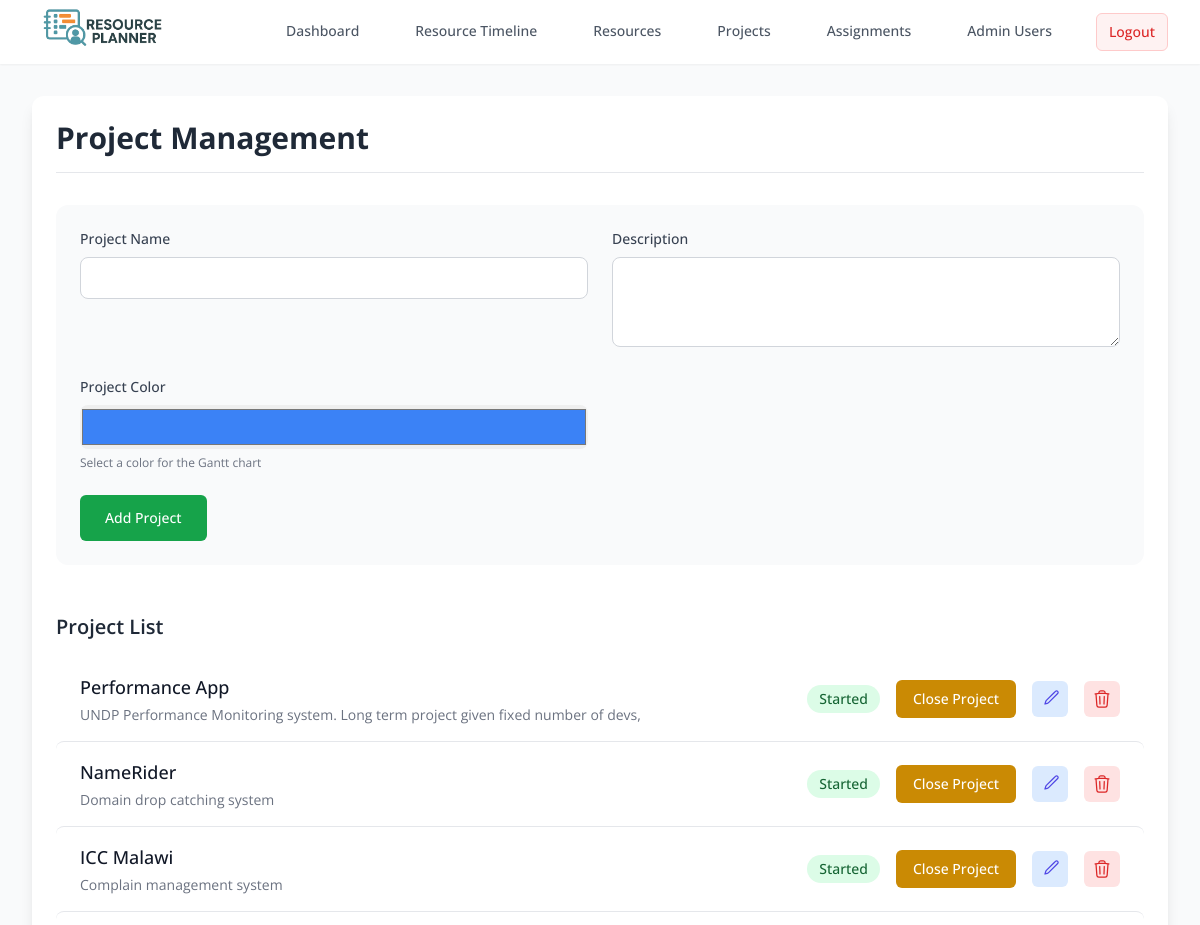
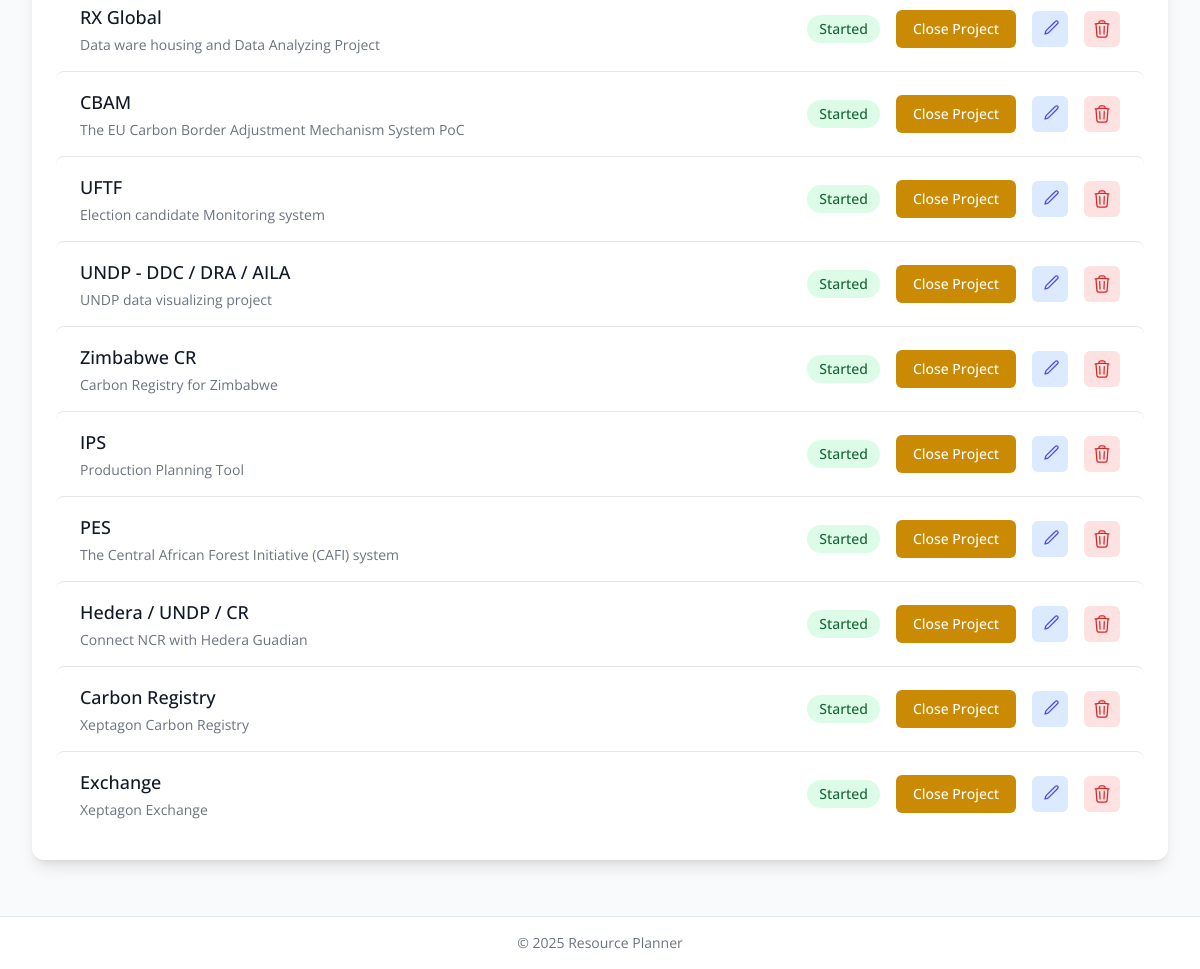
Screenshot of /projects (signed in) with the database file from the repository (2 pictures, top to bottom).
### tables this page shows
CREATE TABLE projects (
    id INTEGER PRIMARY KEY AUTOINCREMENT,
    name TEXT NOT NULL,
    description TEXT,
    color TEXT NOT NULL DEFAULT '#3b82f6',
    status TEXT NOT NULL CHECK(status IN ('Queued', 'Started', 'Closed')) DEFAULT 'active',
    created_at TIMESTAMP DEFAULT CURRENT_TIMESTAMP
);

### app.py (the view)
    def decorator(*args, **kwargs):
        token = request.cookies.get('token')
        if not token:
            return redirect(url_for('login'))
        try:
            data = jwt.decode(token, app.config['SECRET_KEY'], algorithms=["HS256"])
            current_user = get_admin_user(data['username'])
        except:
            return redirect(url_for('login'))
        return f(current_user, *args, **kwargs)

### app.py (called while the page is built, shortened)
def get_db():
    if 'db' not in g:
        g.db = sqlite3.connect(app.config['DATABASE'])
        g.db.row_factory = sqlite3.Row
    return g.db

def get_admin_user(username):
    db = get_db()
    return db.execute(
        'SELECT * FROM AdminUser WHERE username = ?', (username,)
    ).fetchone()

def token_required(f):
    def decorator(*args, **kwargs):
        token = request.cookies.get('token')
        if not token:
            return redirect(url_for('login'))
        try:
            data = jwt.decode(token, app.config['SECRET_KEY'], algorithms=["HS256"])
            current_user = get_admin_user(data['username'])
        except:
            return redirect(url_for('login'))
        return f(current_user, *args, **kwargs)
    decorator.__name__ = f.__name__
    return decorator

@app.route('/projects', methods=['GET', 'POST'])
@token_required
def projects(current_user):
    db = get_db()
    projects = db.execute('SELECT * FROM projects').fetchall()
    return render_template('projects.html', projects=projects)

### templates/projects.html (shortened to what this page needs)
{% extends "base.html" %}
{% block content %}
<div class="bg-white rounded-xl shadow-lg p-6 mb-6">
    <div class="mb-8 border-b pb-4">
        <h1 class="text-3xl font-bold text-gray-800">Project Management</h1>
    </div>
    <form method="POST" class="mb-12 bg-gray-50 rounded-xl p-6">
        <div class="grid grid-cols-1 md:grid-cols-2 gap-6 mb-6">
            <div>
                <label class="block text-sm font-medium text-gray-700 mb-2">Project Name</label>
                <input type="text" name="name" required
                       class="w-full px-4 py-2 rounded-lg border border-gray-300 focus:ring-2 focus:ring-green-500 focus:border-green-500 transition-all">
            </div>
            <div>
                <label class="block text-sm font-medium text-gray-700 mb-2">Description</label>
                <textarea name="description" rows="3"
                          class="w-full px-4 py-2 rounded-lg border border-gray-300 focus:ring-2 focus:ring-green-500 focus:border-green-500 transition-all"></textarea>
            </div>
            <div>
                <label class="block text-sm font-medium text-gray-700 mb-2">Project Color</label>
                <input type="color" name="color" value="#3b82f6" required
                       class="w-full h-11 rounded-lg cursor-pointer">
                <p class="mt-1 text-xs text-gray-500">Select a color for the Gantt chart</p>
            </div>
        </div>
        <button type="submit"
                class="inline-flex items-center px-6 py-3 border border-transparent text-sm font-medium rounded-md text-white bg-green-600 hover:bg-green-700 focus:outline-none focus:ring-2 focus:ring-offset-2 focus:ring-green-500 transition-colors">
            Add Project
        </button>
    </form>
    <div class="flow-root">
        <h2 class="text-xl font-semibold text-gray-800 mb-4">Project List</h2>
        <ul class="divide-y divide-gray-200">
            {% for project in projects %}
            <li class="py-4 px-6 hover:bg-gray-50 transition-colors rounded-lg">
                <div class="flex flex-col md:flex-row md:items-center md:justify-between">
                    <div class="min-w-0 flex-1">
                        <h3 class="text-lg font-medium text-gray-900 truncate">{{ project.name }}</h3>
                        <p class="mt-1 text-sm text-gray-500">{{ project.description }}</p>
                    </div>
                    <div class="mt-4 md:mt-0 md:ml-4 flex items-center space-x-4">
                        <span class="px-3 py-1 text-sm font-medium rounded-full
                                   {% if project.status == 'Queued' %}bg-blue-100 text-blue-800
                                   {% elif project.status == 'Started' %}bg-green-100 text-green-800
                                   {% else %}bg-gray-100 text-gray-600{% endif %}">
                            {{ project.status|title }}
                        </span>
                        {% if project.status == 'Queued' %}
                        <a href="{{ url_for('start_project', project_id=project.id) }}"
                           class="inline-flex items-center px-4 py-2 border border-transparent text-sm font-medium rounded-md text-white bg-blue-600 hover:bg-blue-700 focus:outline-none focus:ring-2 focus:ring-offset-2 focus:ring-blue-500 transition-colors">
                            Start Project
                        </a>
                        {% elif project.status == 'Started' %}
                        <a href="{{ url_for('close_project', project_id=project.id) }}"
                           class="inline-flex items-center px-4 py-2 border border-transparent text-sm font-medium rounded-md text-white bg-yellow-600 hover:bg-yellow-700 focus:outline-none focus:ring-2 focus:ring-offset-2 focus:ring-yellow-500 transition-colors">
                            Close Project
                        </a>
                        {% else %}
                        <button disabled
                                class="inline-flex items-center px-4 py-2 border border-transparent text-sm font-medium rounded-md text-gray-500 bg-gray-200 cursor-not-allowed">
                            Closed
                        </button>
                        {% endif %}
                        <a href="{{ url_for('edit_project', project_id=project.id) }}"
                           class="p-2 text-indigo-600 hover:text-indigo-900 rounded-md hover:bg-gray-100 bg-blue-100">
                        </a>
                        <a href="{{ url_for('delete_project', project_id=project.id) }}"
                           class="delete-project-link p-2 text-red-600 hover:text-red-900 rounded-md hover:bg-gray-100 bg-red-100">
                        </a>
                    </div>
                </div>
            </li>
            {% endfor %}
        </ul>
    </div>
</div>
{% endblock %}

### rows the page displays
projects: name "Performance App", description "UNDP Performance Monitoring system. Long term project given fixed number of devs,", status "Started"
projects: name "NameRider", description "Domain drop catching system", status "Started"
projects: name "ICC Malawi", description "Complain management system", status "Started"
projects: name "RX Global", description "Data ware housing and Data Analyzing Project", status "Started"
projects: name "CBAM", description "The EU Carbon Border Adjustment Mechanism System PoC", status "Started"
projects: name "UFTF", description "Election candidate Monitoring system", status "Started"
projects: name "UNDP - DDC / DRA / AILA", description "UNDP data visualizing project", status "Started"
projects: name "Zimbabwe CR", description "Carbon Registry for Zimbabwe", status "Started"
projects: name "IPS", description "Production Planning Tool", status "Started"
projects: name "PES", description "The Central African Forest Initiative (CAFI) system", status "Started"
projects: name "Hedera / UNDP / CR", description "Connect NCR with Hedera Guadian", status "Started"
projects: name "Carbon Registry", description "Xeptagon Carbon Registry", status "Started"
projects: name "Exchange", description "Xeptagon Exchange", status "Started"
